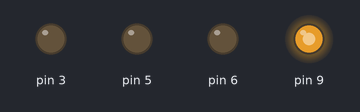
The sketch below on a simulated Arduino Uno, built with avr-gcc and run on an emulated ATmega328P. Shown: output pins drawn as LEDs (lit = HIGH). What the sketch prints to the serial monitor is not drawn.

Above: at 0.05 s.
At 1.55 s:
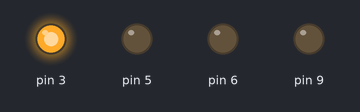
At 2.75 s:
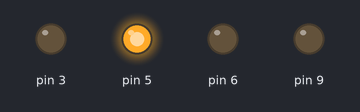
At 4.1 s:
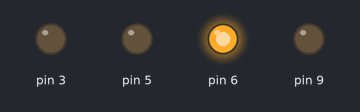
At 5.5 s:
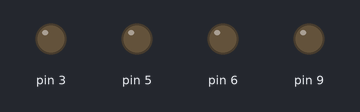
Timing chart, 0 to 7.2 s (numbered marks = the images above):
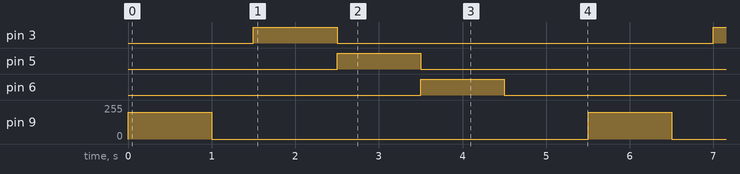

The sketch:

ejemplo_herencia_led_ledRGB.ino
```cpp
#include "Led.h"
#include "LedRGB.h"

// Un LED normal
Led ledSimple(9);

// Un LED RGB
LedRGB ledRGB(3, 5, 6);

void setup() {
  Serial.begin(9600);

  ledSimple.iniciar();
  ledRGB.iniciar();

  Serial.println("Sistema de LEDs con herencia inicializado");
}

void loop() {
  // Encender LED normal
  ledSimple.setBrillo(200);
  ledSimple.encender();
  delay(1000);
  ledSimple.apagar();
  delay(500);

  // LED RGB: mostrar colores básicos
  ledRGB.setColor(255, 0, 0); // Rojo
  delay(1000);
  ledRGB.setColor(0, 255, 0); // Verde
  delay(1000);
  ledRGB.setColor(0, 0, 255); // Azul
  delay(1000);

  ledRGB.apagar();
  delay(1000);
}
```

Led.cpp
```cpp
#include "Led.h"

// Constructor
Led::Led(int pinLed) {
  pin = pinLed;
  estado = false;
  brillo = 255;
}

void Led::iniciar() {
  pinMode(pin, OUTPUT);
  apagar();
}

void Led::encender() {
  estado = true;
  analogWrite(pin, brillo);
}

void Led::apagar() {
  estado = false;
  analogWrite(pin, 0);
}

void Led::setBrillo(int nivel) {
  brillo = constrain(nivel, 0, 255);
  if (estado) {
    analogWrite(pin, brillo);
  }
}

bool Led::getEstado() {
  return estado;
}
```

Led.h
```cpp
#ifndef LED_H
#define LED_H

#include <Arduino.h>

class Led {
protected:
  int pin;      // Pin del LED
  bool estado;  // Estado actual
  int brillo;   // Nivel de brillo (0-255)

public:
  // Constructor
  Led(int pinLed);

  // Métodos públicos
  virtual void iniciar();
  virtual void encender();
  virtual void apagar();
  void setBrillo(int nivel);
  bool getEstado();
};

#endif
```

LedRGB.cpp
```cpp
#include "LedRGB.h"
#include "Led.h"

// Constructor: inicializa con 3 pines
LedRGB::LedRGB(int r, int g, int b) : Led(-1) {
  // "-1" porque la clase base espera un pin, pero aquí usamos 3
  pinR = r;
  pinG = g;
  pinB = b;
}

void LedRGB::iniciar() {
  pinMode(pinR, OUTPUT);
  pinMode(pinG, OUTPUT);
  pinMode(pinB, OUTPUT);
  apagar();
}

void LedRGB::setColor(int rojo, int verde, int azul) {
  analogWrite(pinR, constrain(rojo, 0, 255));
  analogWrite(pinG, constrain(verde, 0, 255));
  analogWrite(pinB, constrain(azul, 0, 255));
}

void LedRGB::apagar() {
  analogWrite(pinR, 0);
  analogWrite(pinG, 0);
  analogWrite(pinB, 0);
}
```

LedRGB.h
```cpp
#ifndef LEDRGB_H
#define LEDRGB_H

#include "Led.h"

class LedRGB : public Led {
private:
  int pinR, pinG, pinB;  // Pines de cada color

public:
  LedRGB(int r, int g, int b);

  void iniciar() override;
  void setColor(int rojo, int verde, int azul);
  void apagar() override;
};

#endif
```

Measured:
- by itself, pin 3, pin 5, pin 6: alternates HIGH for 1.0 s and LOW for 4.5 s
- by itself, pin 9: alternates 200/255 for 1.0 s and 0/255 for 4.5 s
